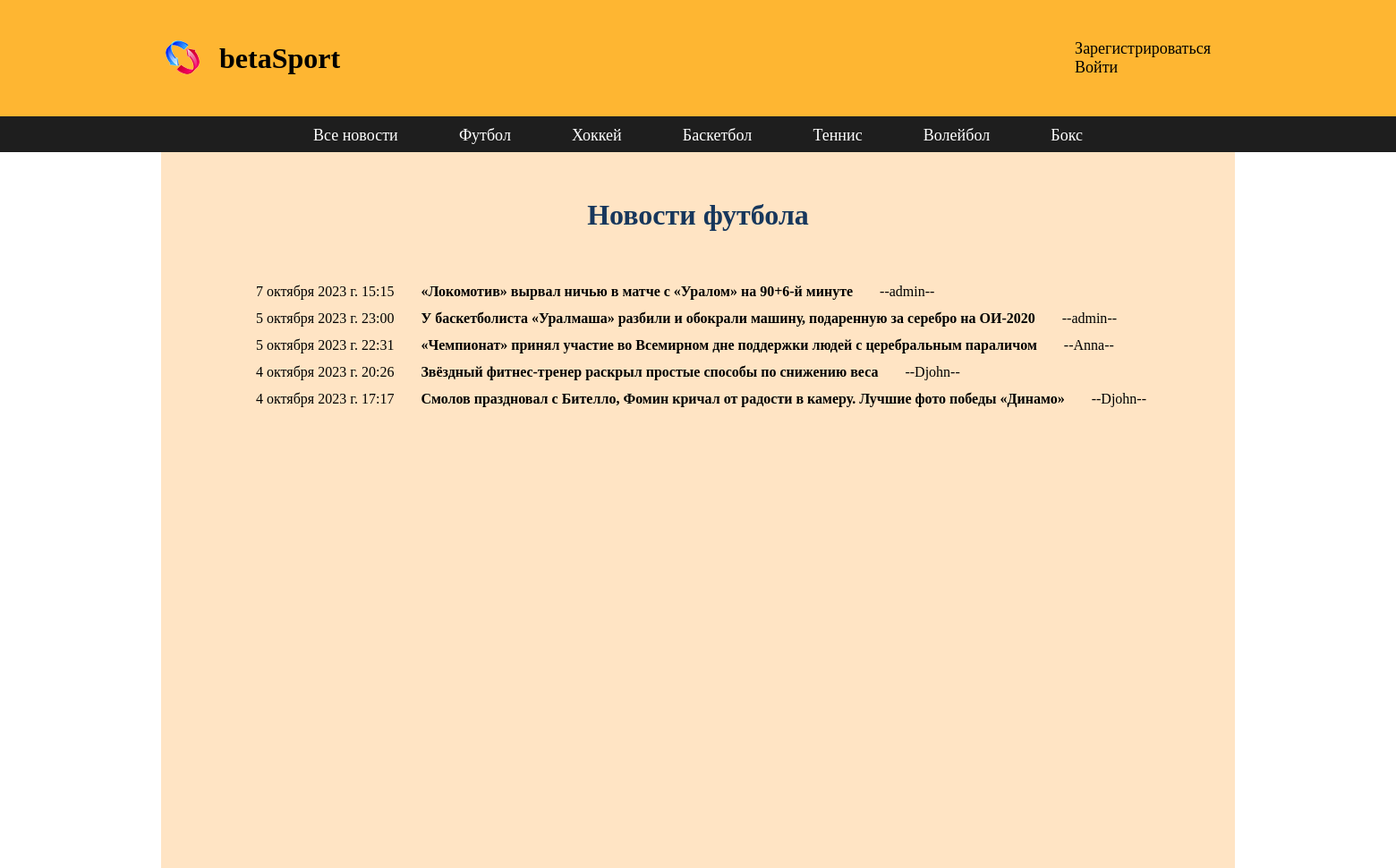
The page /football/ on the database as committed earlier.
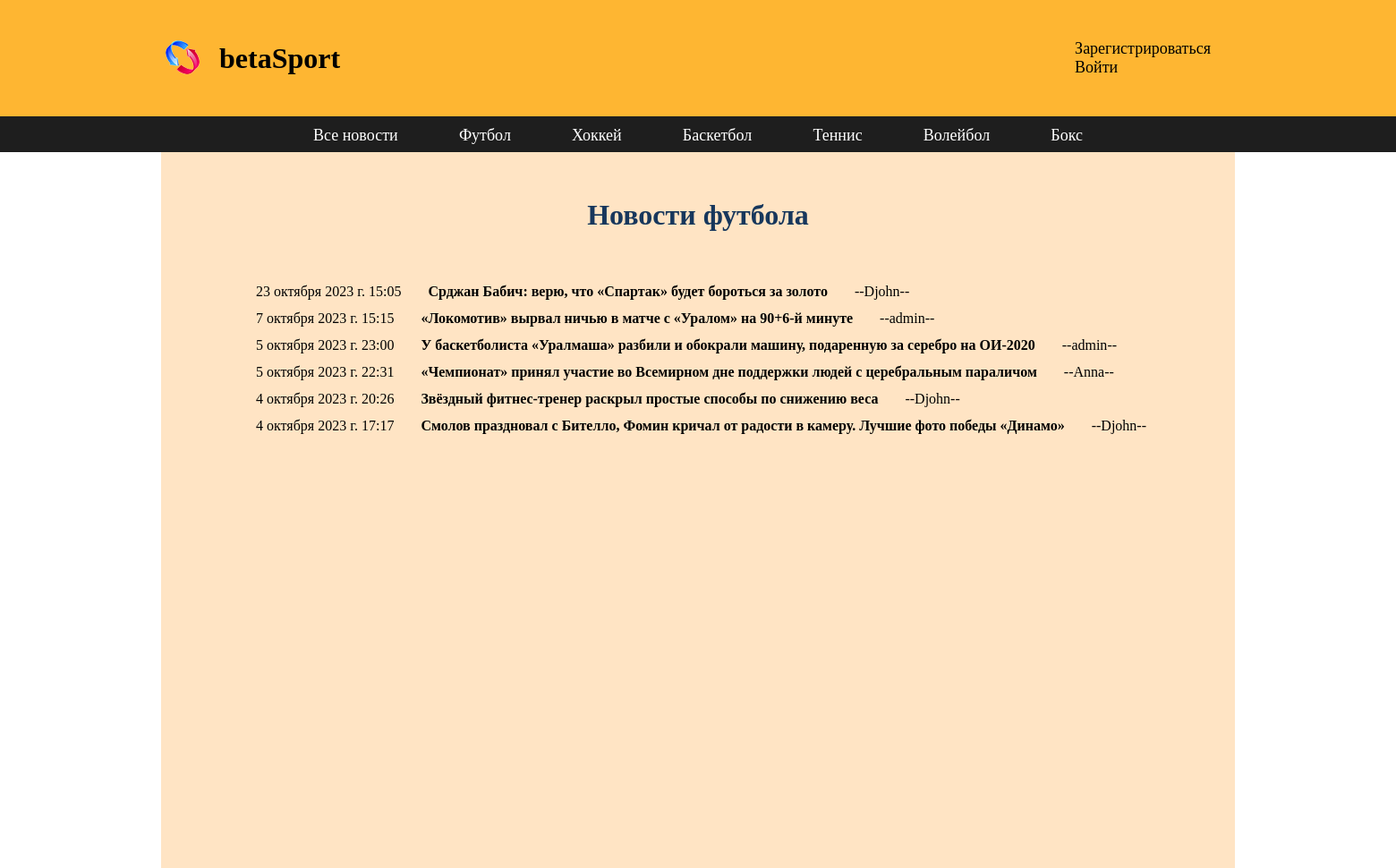
The same page on the database as committed later.
### newpost/models.py (models this page shows, shortened)
class Sportnews(models.Model):
    sport = [
        (1, "футбол"),
        (2, "хоккей"),
        (3, "баскетбол"),
        (4, "теннис"),
        (5, "волейбол"),
        (6, "бокс")
    ]
    tsport = models.PositiveSmallIntegerField('tsport', choices=sport)
    title = models.CharField(max_length=100)
    news = models.TextField(max_length=1500)
    created = models.DateTimeField(auto_now_add=True)
    image = models.ImageField(upload_to='images/', blank=True)
    user = models.ForeignKey(User, on_delete=models.CASCADE, blank=True)
    vote_total = models.IntegerField(default=0)
    vote_ratio = models.IntegerField(default=0)

### newpost/views.py (the view)
# urls.py: path('football/', views.football, name='football'),
def football(request):
    an = Sportnews.objects.order_by('-created')
    return render(request, 'newpost/football.html', {'an': an})

### newpost/templates/newpost/football.html
{% extends 'newpost/base.html' %}
{% block content %}
<div class="aut">
    <div class="zag">
            <h1>Новости футбола</h1>
    </div>
</div>
<div class="new">
    {% for i in an %}
        {% if i.tsport == 1 %}
        <div class="blok">
            <div class="creat"> {{ i.created }} </div>
            <div class="tit"> <a href="{% url 'detail' i.id %}"> {{ i.title }} </a> </div>
            <div class="us"> --{{ i.user }}-- </div>
         </div>
        {% endif %}
    {% endfor %}
</div>
{% endblock %}

Rows that differ between the two databases and show on the page:
added Sportnews: created "23 октября 2023 г. 15:05", title "Срджан Бабич: верю, что «Спартак» будет бороться за золото", user "Djohn"
